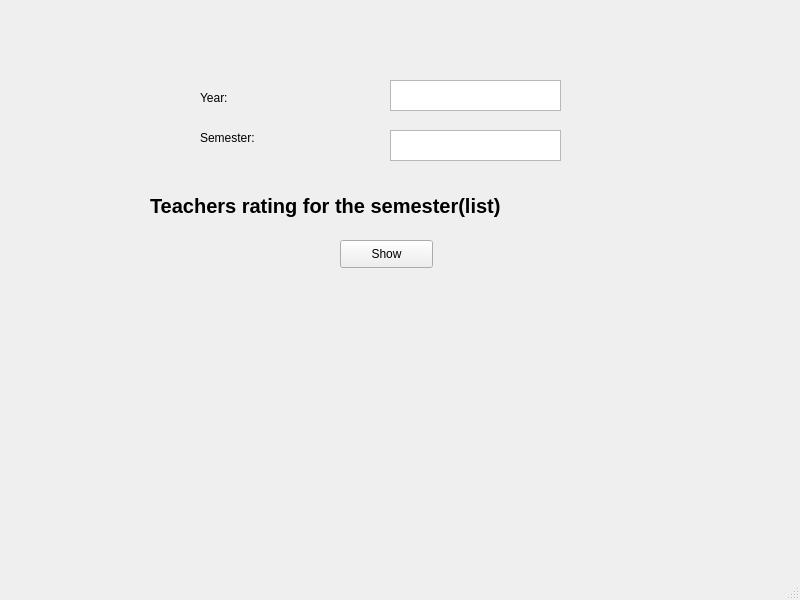
<?xml version="1.0" encoding="UTF-8"?>
<ui version="4.0">
 <class>MainWindow</class>
 <widget class="QMainWindow" name="MainWindow">
  <property name="geometry">
   <rect>
    <x>0</x>
    <y>0</y>
    <width>800</width>
    <height>600</height>
   </rect>
  </property>
  <property name="windowTitle">
   <string>MainWindow</string>
  </property>
  <widget class="QWidget" name="centralwidget">
   <widget class="QTextEdit" name="textEdit_2">
    <property name="geometry">
     <rect>
      <x>390</x>
      <y>80</y>
      <width>171</width>
      <height>31</height>
     </rect>
    </property>
   </widget>
   <widget class="QLabel" name="label_2">
    <property name="geometry">
     <rect>
      <x>200</x>
      <y>90</y>
      <width>55</width>
      <height>16</height>
     </rect>
    </property>
    <property name="text">
     <string>Year:</string>
    </property>
   </widget>
   <widget class="QTextEdit" name="textEdit_3">
    <property name="geometry">
     <rect>
      <x>390</x>
      <y>130</y>
      <width>171</width>
      <height>31</height>
     </rect>
    </property>
   </widget>
   <widget class="QLabel" name="label_3">
    <property name="geometry">
     <rect>
      <x>200</x>
      <y>130</y>
      <width>55</width>
      <height>16</height>
     </rect>
    </property>
    <property name="text">
     <string>Semester:</string>
    </property>
   </widget>
   <widget class="QLabel" name="label_4">
    <property name="geometry">
     <rect>
      <x>150</x>
      <y>190</y>
      <width>471</width>
      <height>31</height>
     </rect>
    </property>
    <property name="font">
     <font>
      <pointsize>15</pointsize>
      <weight>75</weight>
      <bold>true</bold>
     </font>
    </property>
    <property name="text">
     <string>Teachers rating for the semester(list)</string>
    </property>
   </widget>
   <widget class="QLabel" name="label_5">
    <property name="geometry">
     <rect>
      <x>40</x>
      <y>280</y>
      <width>731</width>
      <height>261</height>
     </rect>
    </property>
    <property name="font">
     <font>
      <pointsize>12</pointsize>
      <weight>75</weight>
      <bold>true</bold>
     </font>
    </property>
    <property name="text">
     <string/>
    </property>
    <property name="alignment">
     <set>Qt::AlignLeading|Qt::AlignLeft|Qt::AlignTop</set>
    </property>
   </widget>
   <widget class="QPushButton" name="pushButton">
    <property name="geometry">
     <rect>
      <x>340</x>
      <y>240</y>
      <width>93</width>
      <height>28</height>
     </rect>
    </property>
    <property name="text">
     <string>Show</string>
    </property>
   </widget>
  </widget>
  <widget class="QMenuBar" name="menubar">
   <property name="geometry">
    <rect>
     <x>0</x>
     <y>0</y>
     <width>800</width>
     <height>26</height>
    </rect>
   </property>
  </widget>
  <widget class="QStatusBar" name="statusbar"/>
 </widget>
 <resources/>
 <connections/>
</ui>
